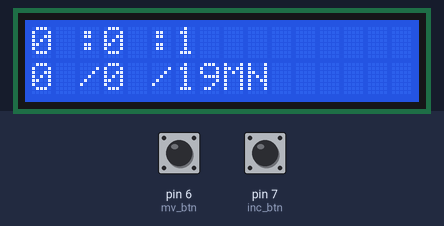
Simulated run of this sketch. Board: Arduino Uno, built with avr-gcc and run on an emulated ATmega328P. On the bench: 16×2 character LCD. The test bench sets the inputs (shaded band); at power-on: pin 6 (mv_btn) LOW, pin 7 (inc_btn) LOW.

Above: at 1.6 s.
1.7 s: pin 6 (mv_btn) pulled HIGH for 1.3 s
At 2.8 s:
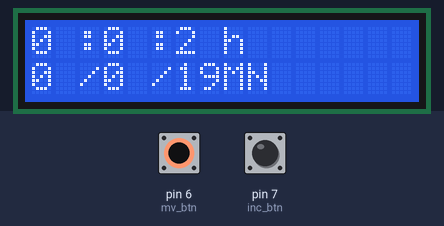
4.5 s: pin 6 (mv_btn) pulled HIGH for 3.2 s
At 5.8 s:
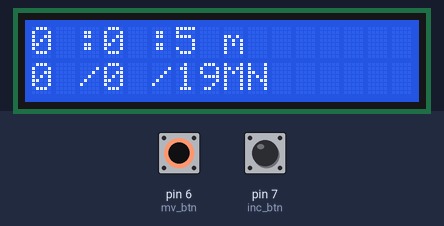
9.6 s: pin 6 (mv_btn) pulled HIGH for 1.3 s
At 10.9 s:
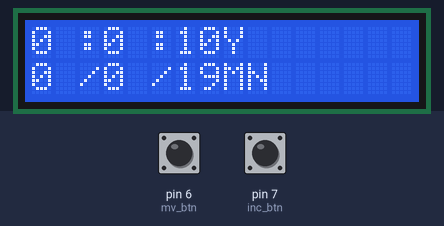
12.6 s: pin 6 (mv_btn) pulled HIGH for 1.3 s
At 13.9 s:
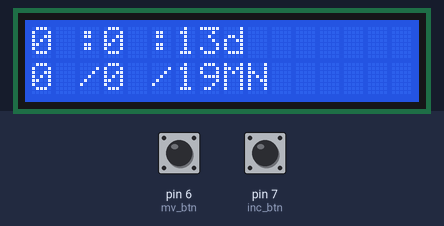
15.6 s: pin 7 (inc_btn) pulled HIGH for 1.3 s
At 16.8 s:
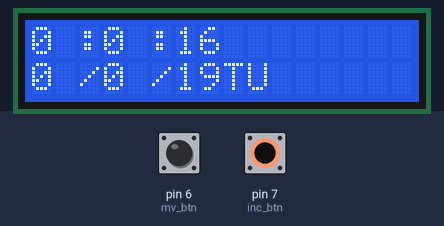
21.1 s: pin 7 (inc_btn) pulled HIGH for 3.2 s
At 21.7 s:
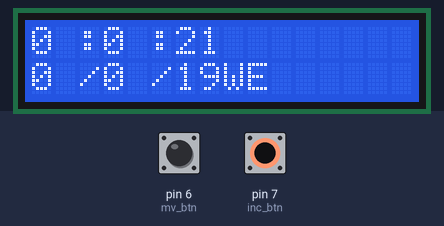
Timing chart, 0 to 24.1 s (numbered marks = the images above; inputs shaded):
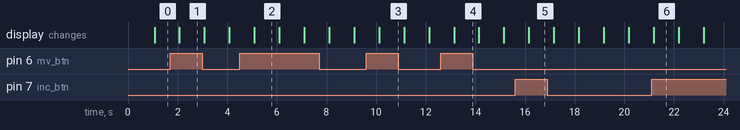

The sketch:

clock_date.ino
```cpp
#include<LiquidCrystal.h>
const int rs = 12, en = 11, d4 = 5, d5 = 4, d6 = 3, d7 = 2;
LiquidCrystal lcd(rs,en,d4,d5,d6,d7);
int sc = 0;
int mn;
int hr;
int D = 0;
int M = 0;
int Y = 19;
int d = 1;
const int mv_btn = 6;
const int inc_btn = 7;
int flag = 0;
const int DELAY = 1000;

void setup(){
    lcd.begin(16,2);
    pinMode(mv_btn, INPUT);
    pinMode(inc_btn, INPUT);
  }

  void loop(){
    sc++;
    delay(DELAY);
    lcd.clear();

    //auto_clock
    if(sc==60){
      sc = 0;
      mn++;
    }
    if(mn==60){
      mn = 0;
      sc = 0;
      hr++;
    }
    if(hr==24){
    hr = 0;
    sc = 0;
    mn = 0;
    D++;
    d++;
    }
    if(D==31){
      D = 1;
      M++;
    }
    if(M==13){
      D = 1;
      M = 1;
      Y++;
    }
    if(d==8) d = 1;

    //manual_time_setting
    if(digitalRead(mv_btn)==HIGH){
      flag++;
      if(flag==1){//hr_increment
        lcd.setCursor(8,0);
        lcd.print("h");
      }
      if(flag==2){//min_increment
        lcd.setCursor(8,0);
        lcd.print("m");
      }
      if(flag==3){
        lcd.setCursor(8,0);
        lcd.print("D");
      }
      if(flag==4){
        lcd.setCursor(8,0);
        lcd.print("M");
      }
      if(flag==5){
        lcd.setCursor(8,0);
        lcd.print("Y");
      }
      if(flag==6){
        lcd.setCursor(8,0);
        lcd.print("d");
      }
      if(flag==7) flag = 0;//resetting setting variable
    }
    if(digitalRead(inc_btn)==HIGH){
      if(flag==1) hr++;
      if(flag==2) mn++;
      if(flag==3) D++;
      if(flag==4) M++;
      if(flag==5) Y++;
      if(flag==6) d++;
    }

    //time_placements
    lcd.setCursor(0,0);
    lcd.print(hr);

    lcd.setCursor(2,0);
    lcd.print(":");
    lcd.setCursor(3,0);
    lcd.print(mn);

    lcd.setCursor(5,0);
    lcd.print(":");
    lcd.setCursor(6,0);
    lcd.print(sc);

    //data_placements
    lcd.setCursor(0,1);
    lcd.print(D);

    lcd.setCursor(2,1);
    lcd.print("/");
    lcd.setCursor(3,1);
    lcd.print(M);

    lcd.setCursor(5,1);
    lcd.print("/");
    lcd.setCursor(6,1);
    lcd.print(Y);

    lcd.setCursor(8,1);
    switch(d){
      case 1: lcd.print("MN");break;
      case 2: lcd.print("TU");break;
      case 3: lcd.print("WE");break;
      case 4: lcd.print("TH");break;
      case 5: lcd.print("FR");break;
      case 6: lcd.print("SA");break;
      case 7: lcd.print("SU");break;
      default : lcd.print("MN");break;
    }
}
```

Measured:
- after the input at 1.7 s, the display: changes after 0.37 s (image 1)
- after the input at 4.5 s, the display: changes after 0.59 s (image 2)
- after the input at 9.6 s, the display: changes after 0.52 s (image 3)
- after the input at 12.6 s, the display: changes after 0.54 s (image 4)
- after the input at 15.6 s, the display: changes after 0.56 s (image 5)
- after the input at 21.1 s, the display: changes after 0.09 s (image 6)
- what the display in image 2 shows lasts 1.0 s, from 5.1 s to 6.1 s
